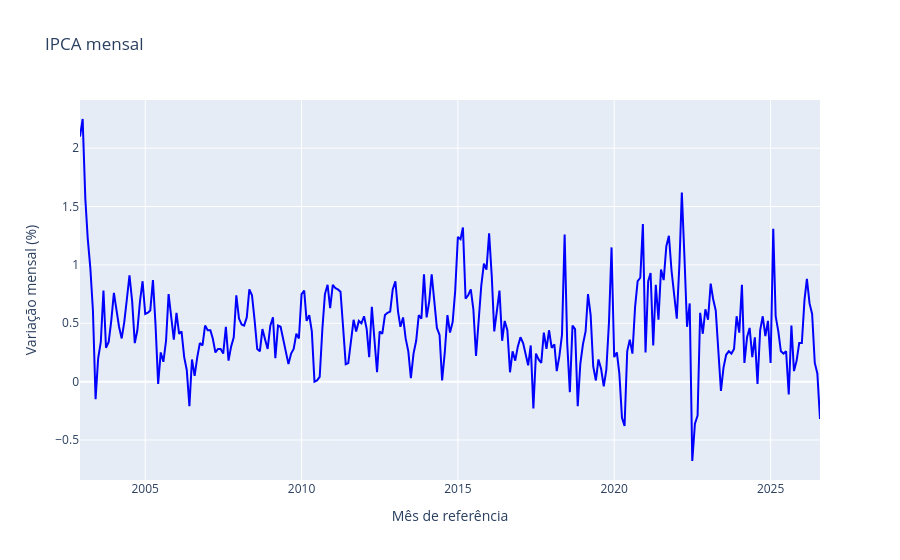

Notebook cell for this chart:
### Markdown cell above
## 5. Análise

### Code cell
cobertura = pd.DataFrame({
    'observacoes': df_ipca.drop(columns='date').count(),
    'ausentes': df_ipca.drop(columns='date').isna().sum(),
})
display(cobertura)
display(df_ipca['ipca'].describe())
fig = px.line(df_ipca, x='date', y='ipca', title='IPCA mensal', color_discrete_sequence=['blue'],
              labels={'date': 'Mês de referência', 'ipca': 'Variação mensal (%)'})
fig.show()

### Figure 1 — Plotly figure (JSON) as saved in the notebook; plotly's stock layout.template omitted (floating-point values rounded to 4 significant figures; data arrays with more than 128 entries replaced by an {"elided": "..."} marker saying what was removed)
{"data": [{"hovertemplate": "Mês de referência=%{x}<br>Variação mensal (%)=%{y}<extra></extra>", "legendgroup": "", "line": {"color": "blue", "dash": "solid"}, "marker": {"symbol": "circle"}, "mode": "lines", "name": "", "orientation": "v", "showlegend": false, "type": "scatter", "x": {"elided": "285 str values"}, "xaxis": "x", "y": {"elided": "285 float values"}, "yaxis": "y"}], "layout": {"legend": {"tracegroupgap": 0}, "title": {"text": "IPCA mensal"}, "xaxis": {"anchor": "y", "domain": [0, 1], "title": {"text": "Mês de referência"}}, "yaxis": {"anchor": "x", "domain": [0, 1], "title": {"text": "Variação mensal (%)"}}}}
